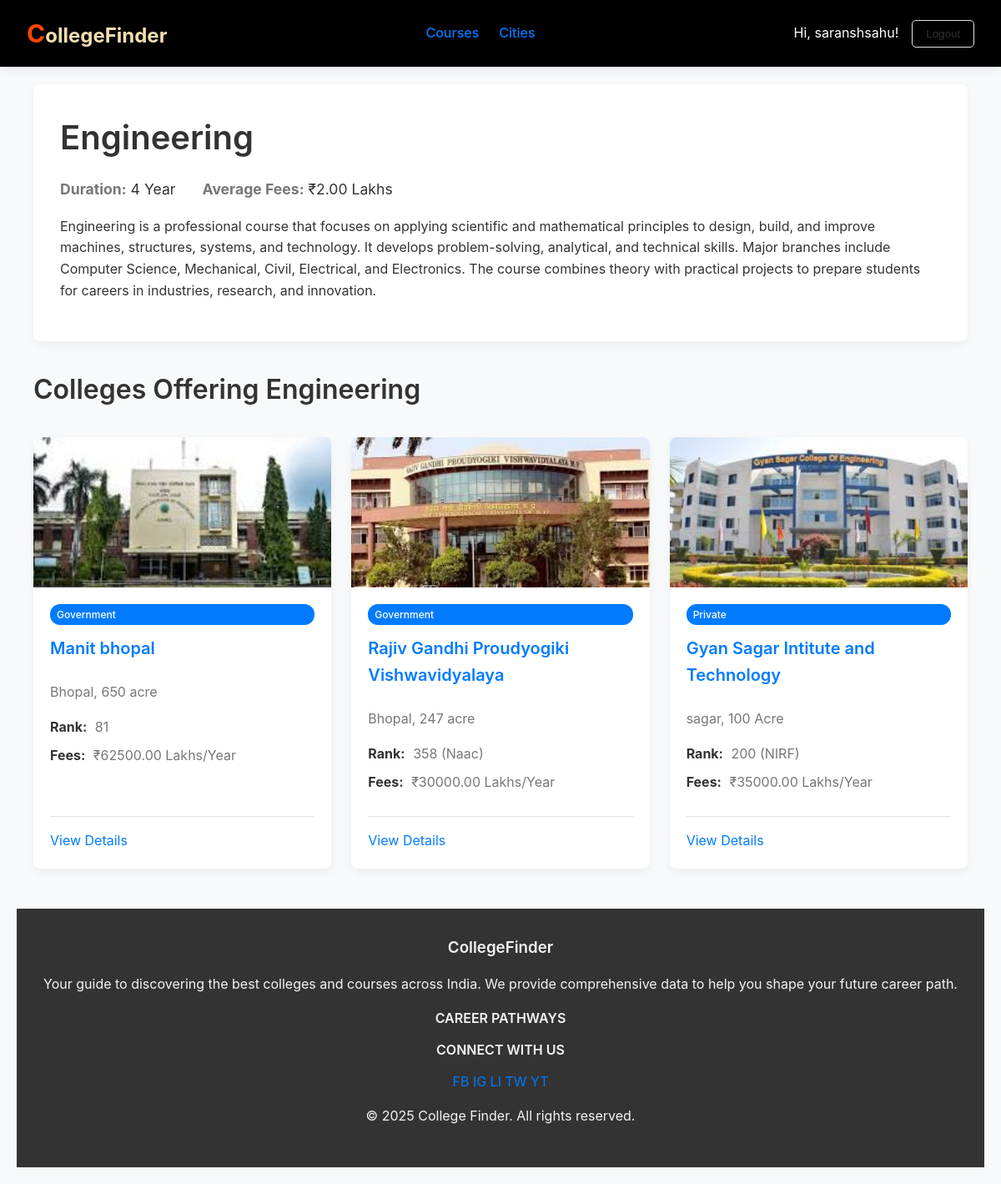
The page /course/1/ (signed in) on the database its author committed.
### colleges/models.py (models this page shows, shortened)
class Course(models.Model):
    name = models.CharField(max_length=100, unique=True)
    duration_in_years = models.CharField(max_length=20) # e.g., "3 Years", "4 Years"
    average_fees = models.DecimalField(max_digits=10, decimal_places=2, help_text="Average fees in Lakhs (e.g., 5.50)")
    description = models.TextField(blank=True, null=True)

class College(models.Model):
    COLLEGE_TYPE_CHOICES = [
        ('GOVT', 'Government'),
        ('PVT', 'Private'),
        ('SEMI', 'Semi-Government'),
    ]
    name = models.CharField(max_length=255)
    city = models.ForeignKey(City, on_delete=models.CASCADE, related_name='colleges')
    rank = models.PositiveIntegerField(null=True, blank=True, help_text="NIRF or other ranking")
    rank_source = models.CharField(max_length=100, null=True, blank=True, help_text="e.g., NIRF, India Today, Outlook")
    courses = models.ManyToManyField(Course, related_name='colleges')
    fees_per_year = models.DecimalField(max_digits=10, decimal_places=2, help_text="Fees in Lakhs (e.g., 2.2)")
    image = models.ImageField(upload_to='college_images/', null=True, blank=True)
    area = models.CharField(max_length=150, blank=True, null=True, help_text="e.g., 'South Delhi'")
    college_type = models.CharField(max_length=4, choices=COLLEGE_TYPE_CHOICES, default='PVT')
    description = models.TextField(blank=True, null=True, help_text="A detailed description of the college")
    COLLEGE_TYPE_CHOICES = [
        ('GOVT', 'Government'),
        ('PVT', 'Private'),
        ('SEMI', 'Semi-Government'),
    ]
    name = models.CharField(max_length=255)
    city = models.ForeignKey(City, on_delete=models.CASCADE, related_name='colleges')
    rank = models.PositiveIntegerField(null=True, blank=True, help_text="NIRF or other ranking")
    courses = models.ManyToManyField(Course, related_name='colleges')
    fees_per_year = models.DecimalField(max_digits=10, decimal_places=2, help_text="Fees in Lakhs (e.g., 2.2)")
    image = models.ImageField(upload_to='college_images/', null=True, blank=True)
    area = models.CharField(max_length=150, blank=True, null=True, help_text="e.g., 'South Delhi'")
    college_type = models.CharField(max_length=4, choices=COLLEGE_TYPE_CHOICES, default='PVT')
    description = models.TextField(blank=True, null=True, help_text="A detailed description of the college")

class City(models.Model):
    name = models.CharField(max_length=100, unique=True)
    image = models.ImageField(upload_to='city_images/', null=True, blank=True)
    class Meta:
        verbose_name_plural = "Cities"

### colleges/views.py (the view)
# urls.py: path('course/<int:course_id>/', views.course_detail_view, name='course_detail'),
@login_required # Add this line
def course_detail_view(request, course_id):
    course = get_object_or_404(Course, id=course_id)
    colleges_offering_course = course.colleges.all()
    context = {
        'course': course,
        'colleges': colleges_offering_course,
    }
    return render(request, 'course_detail.html', context)

### templates/course_detail.html (shortened to what this page needs)
{% extends 'base.html' %}
{% load static %}
{% block content %}
<div class="container">
    <section class="detail-header">
        <h1>{{ course.name }}</h1>
        <div class="detail-info">
            <p><strong>Duration:</strong> {{ course.duration_in_years }}</p>
            <p><strong>Average Fees:</strong> ₹{{ course.average_fees }} Lakhs</p>
        </div>
        {% if course.description %}
            <p style="margin-top: 1rem; font-size: 1.1rem;">{{ course.description|linebreaks }}</p>
        {% endif %}
    </section>
    <section class="college-list">
        <h2 class="section-heading" style="text-align: left; margin-top: 1rem;">Colleges Offering {{ course.name }}</h2>
        <div class="grid-container">
            {% for college in colleges %}
            <div class="college-card">
                {% if college.image %}
                <img src="{{ college.image.url }}" alt="{{ college.name }}" class="college-card-image">
                {% else %}
                <img src="https://via.placeholder.com/300x180/ccc/fff?text=College+Image" alt="{{ college.name }}" class="college-card-image">
                {% endif %}
                <div class="college-card-content">
                    <span class="college-card-tag">{{ college.get_college_type_display }}</span>
                    <h3><a href="{% url 'college_detail' college.id %}">{{ college.name }}</a></h3>
                    <p class="college-card-location">{{ college.city.name }}, {{ college.area|default:"" }}</p>
                    <ul class="college-card-info">
                        <li>
                            <strong>Rank:</strong>
                            {% if college.rank %}
                                {{ college.rank }}
                                {% if college.rank_source %}
                                    ({{ college.rank_source }})
                                {% endif %}
                            {% else %}
                                N/A
                            {% endif %}
                        </li>
                        <li><strong>Fees:</strong> ₹{{ college.fees_per_year }} Lakhs/Year</li>
                    </ul>
                    <div class="college-card-footer">
                        <a href="{% url 'college_detail' college.id %}">View Details</a>
                    </div>
                </div>
            </div>
            {% empty %}
            <p style="grid-column: 1 / -1;">No colleges are currently listed for this course.</p>
            {% endfor %}
        </div>
    </section>
</div>
{% endblock %}

### templates/base.html (shortened to what this page needs)
{% load static %}
<!DOCTYPE html>
<html lang="en">
<head>
    <link rel="stylesheet" href="{% static 'style.css' %}">
</head>
<body>
    <nav class="navbar">
        <div class="nav-container">
            <div class="nav-logo">
                <a href="{% url 'home' %}">CollegeFinder</a>
            </div>
            <ul class="nav-menu">
                <li><a href="{% url 'home' %}#courses">Courses</a></li>
                <li><a href="{% url 'home' %}#cities">Cities</a></li>
                </ul>
            <div class="nav-auth">
                {% if user.is_authenticated %}
                    <span>Hi, {{ user.username }}!</span>
                    <form method="post" action="{% url 'logout' %}" style="display: inline;">
                        <button type="submit" class="btn btn-secondary">Logout</button>
                    </form>
                {% else %}
                    <a href="{% url 'login' %}" class="btn btn-secondary">Login</a>
                    <a href="{% url 'signup' %}" class="btn btn-primary">Sign Up</a>
                {% endif %}
            </div>
        </div>
    </nav>
    <section class="course-box-container container">
    <main>
        {% block content %}{% endblock %}
    </main>
    <footer class="footer">
        <div class="footer-container">
            <div class="footer-section footer-about">
                <h3 class="footer-logo">CollegeFinder</h3>
                <p>Your guide to discovering the best colleges and courses across India. We provide comprehensive data to help you shape your future career path.</p>
            </div>
            <div class="footer-section footer-courses">
                <h4>CAREER PATHWAYS</h4>
            </div>
            <div class="footer-section footer-social">
                <h4>CONNECT WITH US</h4>
                <div class="social-icons">
                    <a href="#" target="_blank" title="Facebook"> FB</a>
                    <a href="#" target="_blank" title="Instagram"> IG</a>
                    <a href="#" target="_blank" title="LinkedIn"> LI</a>
                    <a href="#" target="_blank" title="Twitter"> TW</a>
                    <a href="#" target="_blank" title="YouTube"> YT</a>
                </div>
            </div>
        </div>
        <div class="footer-bottom">
            <p>&copy; 2025 College Finder. All rights reserved.</p>
        </div>
    </footer>
</body>
</html>

### static/style.css (style rules this page uses)
:root { --primary-color: #007bff; --primary-hover: #0056b3; --text-color: #333; --light-text: #777; --bg-color: #f8f9fa; --card-bg: #ffffff; --border-color: #dee2e6; --shadow: 0 4px 12px rgba(0, 0, 0, 0.05); }
body { font-family: -apple-system, BlinkMacSystemFont, "Segoe UI", Roboto, "Helvetica Neue", Arial, sans-serif; margin: 0; background-color: var(--bg-color); color: var(--text-color); line-height: 1.6; }
.container { max-width: 1200px; margin: 20px auto; padding: 0 20px; }
a { text-decoration: none; color: var(--primary-color); transition: color 0.2s ease; }
img { max-width: 100%; height: auto; }
h1, h2, h3, h4 { margin-top: 0; margin-bottom: 0.75rem; font-weight: 600; z-index: 1; }
.navbar { background-color: var(--card-bg); border-bottom: 1px solid var(--border-color); padding: 1rem 2rem; box-shadow: var(--shadow); background-color: black; color: white; }
.nav-container { display: flex; justify-content: space-between; align-items: center; max-width: 1200px; margin: 0 auto; }
.nav-logo { font-size: 1.5rem; font-weight: 700; color: var(--text-color); color: wheat; }
.nav-logo::first-letter { color: orangered; font-size: 30px; }
.nav-logo a { color: inherit; }
.nav-menu { list-style: none; display: flex; gap: 1.5rem; margin: 0; padding: 0; }
.nav-menu a { font-weight: 500; }
.nav-auth { display: flex; gap: 1rem; align-items: center; }
.btn { padding: 0.5rem 1rem; border: none; border-radius: 5px; cursor: pointer; font-weight: 500; transition: all 0.2s ease; }
.btn-secondary { background-color: transparent; border: 1px solid var(--border-color); color: var(--text-color); }
.section-heading { text-align: center; font-size: 2rem; margin-top: 3rem; margin-bottom: 2rem; }
.grid-container { display: grid; grid-template-columns: repeat(auto-fit, minmax(280px, 1fr)); gap: 1.5rem; }
.college-card { background-color: var(--card-bg); border-radius: 8px; box-shadow: var(--shadow); overflow: hidden; display: flex; flex-direction: column; }
.college-card-image { width: 100%; height: 180px; object-fit: cover; }
.college-card-content { padding: 1.25rem; flex-grow: 1; display: flex; flex-direction: column; }
.college-card-tag { display: inline-block; background-color: var(--primary-color); color: #fff; font-size: 0.75rem; padding: 3px 8px; border-radius: 12px; margin-bottom: 0.75rem; font-weight: 500; }
.college-card h3 { font-size: 1.25rem; margin-bottom: 0.5rem; }
.college-card-location { color: var(--light-text); margin-bottom: 1rem; }
.college-card-info { list-style: none; padding: 0; margin: 0 0 1.25rem 0; color: var(--light-text); }
.college-card-info li { margin-bottom: 0.5rem; }
.college-card-info strong { color: var(--text-color); margin-right: 5px; }
.college-card-footer { margin-top: auto; border-top: 1px solid var(--border-color); padding-top: 1rem; }
.detail-header { background-color: var(--card-bg); padding: 2rem; border-radius: 8px; box-shadow: var(--shadow); margin-bottom: 2rem; }
.detail-header h1 { font-size: 2.5rem; margin-bottom: 1rem; }
.detail-info { display: flex; gap: 2rem; font-size: 1.1rem; }
.detail-info p { margin: 0; }
.detail-info strong { color: var(--light-text); }
.footer { text-align: center; padding: 2rem; margin-top: 3rem; background-color: #333; color: #f4f4f4; }

### rows shown on the page
Course: name "Engineering", duration_in_years "4 Year", average_fees "2.00", description "Engineering is a professional course that focuses on applying scientific and mathematical principles to design, build, and improve machines, structures, systems, and technology. It develops problem-solving, analytical, and technical skills. Major branches include Computer Science, Mechanical, Civil, Electrical, and Electronics. The course combines theory with practical projects to prepare students for careers in industries, research, and innovation."
College: image (picture), college_type "Government", name "Manit bhopal", city.name "Bhopal", area "650 acre", rank "81", fees_per_year "62500.00"
College: image (picture), college_type "Government", name "Rajiv Gandhi Proudyogiki Vishwavidyalaya", city.name "Bhopal", area "247 acre", rank "358", rank_source "Naac", fees_per_year "30000.00"
College: image (picture), college_type "Private", name "Gyan Sagar Intitute and Technology", city.name "sagar", area "100 Acre", rank "200", rank_source "NIRF", fees_per_year "35000.00"

### other values the page prints
{{ user.username }} "saranshsahu"
